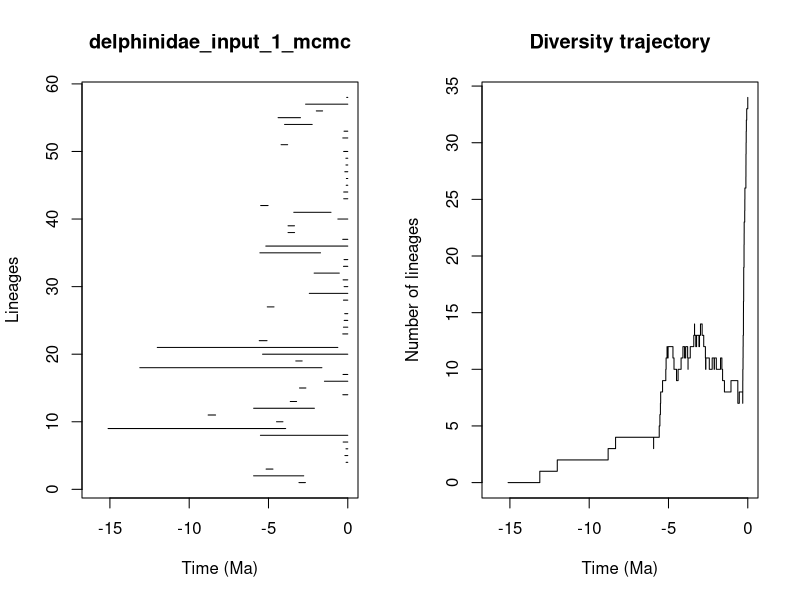

The R script that drew this image:


pdf(file='/Users/tobias/Documents/Sweden/PhD/rise_and_fall/longevity_analyses/mammals/families/delphinidae_pyrate_mcmc_logs/delphinidae_input_1_mcmc_LTT.pdf',width=0.6*20, height=0.6*10)
title = "delphinidae_input_1_mcmc"
ts=c(3.07857999212, 5.93842927502,5.150752927,0.106023796794,0.181386754333,0.113627331215,0.290840472676,5.5089178508,15.1151364022,4.49318275247,8.80600734526,5.936830123,3.62704563572,0.311428300486,3.04397158598,1.47207128941,0.299484627116,13.1146314942,3.27878745829,5.37356324086,12.0128763299,5.58408966227,0.316675765086,0.274478681541,0.226894518965,0.192999666227,5.07739810529,0.273620020993,2.42666266442,0.229570351249,0.295408456571,2.12130508295,0.271301757169,0.235873468781,5.5417287971,5.16960380805,0.31840217014,3.76713011869,3.76651908874,0.625837165515,3.40516766717,5.49294816551,0.256061659824,0.257462573566,0.0992209316787,0.0897157037403,0.185734192131,0.115741323696,0.118982021437,0.25953014177,4.20563227505,0.315185191154,0.235481485883,3.98592005529,4.39394830045,1.98397557065,2.6602236578,0.0670789523107)
te=c(2.67190531566, 2.77834128122,4.71836696831,0.0,0.0,0.0,0.0,0.0,3.91553309926,4.08951217,8.3367734744,2.10425521945,3.22808290856,0.0,2.6420452992,0.0,0.0,1.63299084631,2.87769331232,0.0,0.628065907187,5.09119446546,0.0,0.0,0.0,0.0,4.65235898714,0.0,0.0,0.0,0.0,0.535223435483,0.0,0.0,1.71895165507,0.0,0.0,3.355200097,3.35870018861,0.0,1.05881139204,5.0251836414,0.0,0.0,0.0,0.0,0.0,0.0,0.0,0.0,3.7925557159,0.0,0.0,2.24460735517,2.98250006505,1.58835527058,0.0,0.0)
div_traj=c(0, 1,2,3,4,3,4,5,6,7,8,9,10,11,12,11,12,11,10,9,10,11,12,11,12,11,10,11,12,13,14,13,12,13,12,13,14,13,12,11,10,11,10,11,10,11,10,11,10,9,8,9,8,7,8,7,8,9,10,11,12,13,14,15,16,17,18,19,20,21,22,23,24,25,26,27,28,29,30,31,32,33,34,34,34,34,34,34,34,34,34,34,34,34,34,34,34,34,34,34,34,34,34,34,34,34,34,34,34,34,34,34,34,34,34,34)
time_events=c(15.1151364022, 13.1146314942,12.0128763299,8.80600734526,8.3367734744,5.93842927502,5.936830123,5.58408966227,5.5417287971,5.5089178508,5.49294816551,5.37356324086,5.16960380805,5.150752927,5.09119446546,5.07739810529,5.0251836414,4.71836696831,4.65235898714,4.49318275247,4.39394830045,4.20563227505,4.08951217,3.98592005529,3.91553309926,3.7925557159,3.76713011869,3.76651908874,3.62704563572,3.40516766717,3.35870018861,3.355200097,3.27878745829,3.22808290856,3.07857999212,3.04397158598,2.98250006505,2.87769331232,2.77834128122,2.67190531566,2.6602236578,2.6420452992,2.42666266442,2.24460735517,2.12130508295,2.10425521945,1.98397557065,1.71895165507,1.63299084631,1.58835527058,1.47207128941,1.05881139204,0.628065907187,0.625837165515,0.535223435483,0.31840217014,0.316675765086,0.315185191154,0.311428300486,0.299484627116,0.295408456571,0.290840472676,0.274478681541,0.273620020993,0.271301757169,0.25953014177,0.257462573566,0.256061659824,0.235873468781,0.235481485883,0.229570351249,0.226894518965,0.192999666227,0.185734192131,0.181386754333,0.118982021437,0.115741323696,0.113627331215,0.106023796794,0.0992209316787,0.0897157037403,0.0670789523107,0.0,0.0,0.0,0.0,0.0,0.0,0.0,0.0,0.0,0.0,0.0,0.0,0.0,0.0,0.0,0.0,0.0,0.0,0.0,0.0,0.0,0.0,0.0,0.0,0.0,0.0,0.0,0.0,0.0,0.0,0.0,0.0,0.0,0.0)
				par(mfrow=c(1,2))
				L = length(ts)
				plot(ts, 1:L , xlim=c(-max(ts)-1,0), pch=20, type="n", main=title,xlab="Time (Ma)",ylab="Lineages")
				for (i in 1:L){segments(x0=-te[i],y0=i,x1=-ts[i],y1=i)}	
				t = -time_events
				plot(div_traj ~ t,type="s", main = "Diversity trajectory",xlab="Time (Ma)",ylab="Number of lineages",xlim=c(-max(ts)-1,0))
				abline(v=c(65,200,251,367,445),lty=2,col="gray")
				